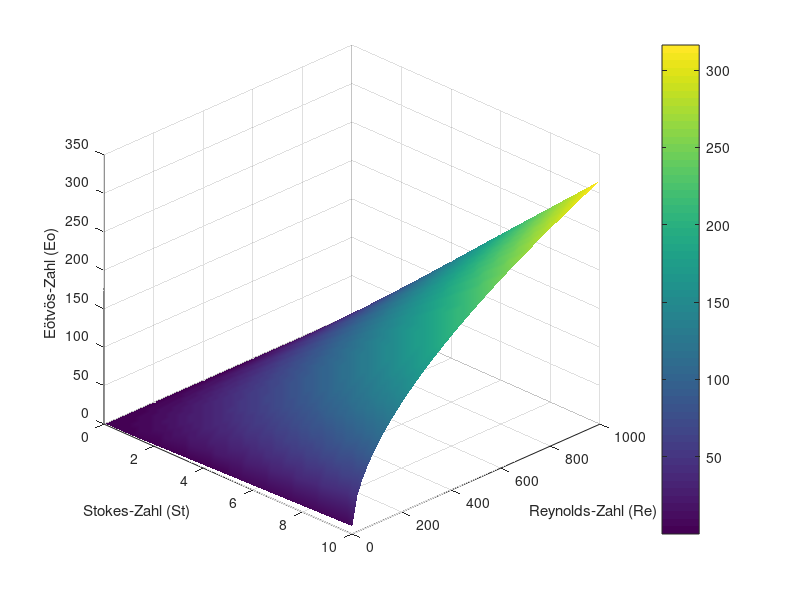

The MATLAB source for this figure:
clc
clear
close all

%% Wertebereiche festlegen
St = linspace(0.01, 10, 50);     % Partikelträgheit zur Strömungsgeschwindigkeit des Fluids
Re = linspace(1, 1000, 50);      % Reynolds-Zahl

%% Gitter erzeugen
[St_grid, Re_grid] = meshgrid(St, Re);

%% Zusammenhang definieren (Beispielmodell!)
% HIER ggf. echte physikalische Gleichung einsetzen
Eo = St_grid .* sqrt(Re_grid); % Gravitationskräfte zu Oberflächenspannungskräfte

%% 3D-Plot
figure
surf(St_grid, Re_grid, Eo)

xlabel('Stokes-Zahl (St)')
ylabel('Reynolds-Zahl (Re)')
zlabel('Eötvös-Zahl (Eo)')

colorbar
shading interp
grid on
view(45,30)
